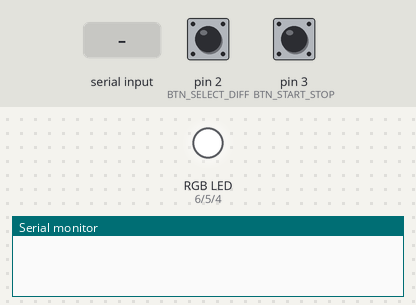
Simulated run of this program. Board: Arduino Uno, built with avr-gcc and run on an emulated ATmega328P. On the bench: an RGB LED mixed from three pins (HIGH = lit), the last lines printed to the serial monitor. Dashed ring = blinking. The test bench sets the inputs (shaded band); at power-on: pin 2 (BTN_SELECT_DIFF) HIGH, pin 3 (BTN_START_STOP) HIGH. Random numbers use the default seed unless the program sets one.

Above: at 1.2 s.
1.3 s: pin 2 (BTN_SELECT_DIFF) pulled LOW for 0.15 s
2.9 s: pin 3 (BTN_START_STOP) pulled LOW for 0.15 s
At 5.7 s:
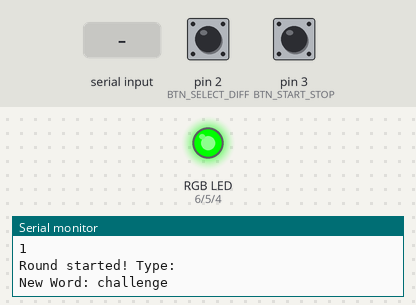
6.0 s: pin 3 (BTN_START_STOP) pulled LOW for 1 s
At 6.6 s:
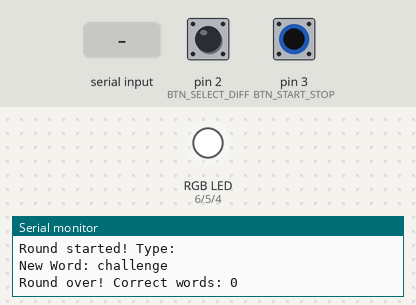
8.5 s: pin 2 (BTN_SELECT_DIFF) pulled LOW for 1 s
11.0 s: pin 2 (BTN_SELECT_DIFF) driven LOW and pin 3 (BTN_START_STOP) driven LOW
At 11.74 s:
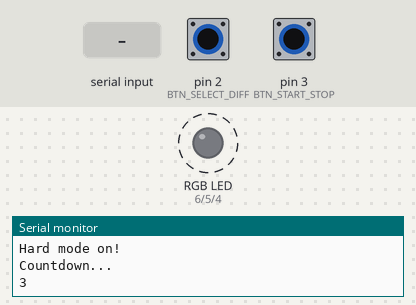
14.0 s: "1" received over Serial
At 15.1 s:
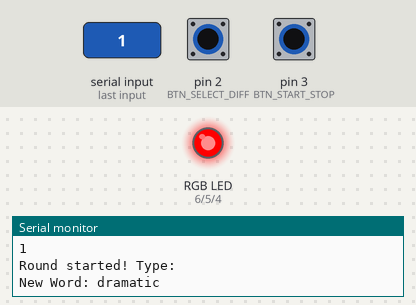
Timing chart, 0 to 44.5 s (numbered marks = the images above; inputs shaded):
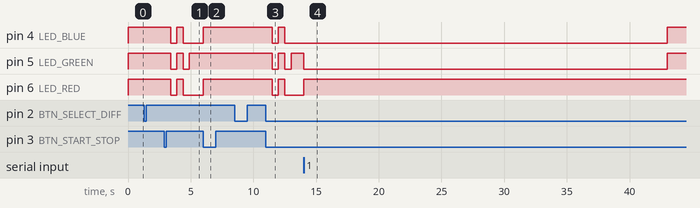

The program:

main.cpp
```cpp
#include <Arduino.h>

// constants
#define BAUD_RATE 115200
#define BTN_START_STOP 3
#define BTN_SELECT_DIFF 2
#define LED_RED 6
#define LED_GREEN 5
#define LED_BLUE 4

const unsigned long debounceDelay = 50;
const uint8_t secondsPerDifficulty[3] = {7, 6, 5};

// difficulties and LED colors
enum GameDifficulty { UNKNOWN = -1, EASY = 0, MEDIUM, HARD };
enum LedColor { COLOR_RED, COLOR_GREEN, COLOR_WHITE };

// dictionary
const char* wordList[] = {
  "advice", "horizon", "message", "reality", "dramatic", "strong",
  "progress", "treatment", "nature", "adventure", "technology", "tricky",
  "grief", "difficult", "challenge"
};
const uint8_t wordCount = sizeof(wordList) / sizeof(wordList[0]);

// state variables
volatile bool isRoundActive = false;
volatile bool isCountdownActive = false;
volatile bool shouldChangeWord = true;
volatile bool wordTypedCorrectly = false;

GameDifficulty gameDifficulty = UNKNOWN;
uint8_t correctWords = 0;
const char* currentWord = nullptr;
String playerInput = "";

// timers and counters
unsigned long lastDebounceStartStopTime = 0;
unsigned long lastDebounceDiffTime = 0;
unsigned long countdownStartTime = 0;
unsigned long lastCountdownToggleTime = 0;
unsigned long roundStartTime = 0;
unsigned long wordStartMillis = 0;
int countdownRemaining = 3;

// function declarations
void setRGBLed(LedColor color);
void handleStartStop();
void handleCycleDifficulty();
void manageCountdown();
void startRound();
void stopRound();
void manageRound();
void clearSerialBuffer();
const char* generateWord();
void resetGameState();

// set RGB LED to a specified color
void setRGBLed(LedColor color) {
  // turn off all LEDs initially
  digitalWrite(LED_RED, LOW);
  digitalWrite(LED_GREEN, LOW);
  digitalWrite(LED_BLUE, LOW);

  // set LED based on the specified color
  switch (color) {
    case COLOR_RED:
      digitalWrite(LED_RED, HIGH);
      break;
    case COLOR_GREEN:
      digitalWrite(LED_GREEN, HIGH);
      break;
    case COLOR_WHITE:
      digitalWrite(LED_RED, HIGH);
      digitalWrite(LED_GREEN, HIGH);
      digitalWrite(LED_BLUE, HIGH);
      break;
  }
}

// start/stop button handler
void handleStartStop() {
  unsigned long currentMillis = millis();
  if (currentMillis - lastDebounceStartStopTime > debounceDelay) { // debouncing
    lastDebounceStartStopTime = currentMillis;
    // check if the round is active
    if (isRoundActive) {
      stopRound();  // stop the round if it is currently active
    } else if (!isRoundActive && !isCountdownActive && gameDifficulty != UNKNOWN) {
      // start countdown if no round is active and difficulty is set
      isCountdownActive = true;
      countdownStartTime = millis();
      lastCountdownToggleTime = countdownStartTime;  // initialize toggle timer
      countdownRemaining = 3;
      Serial.println("Countdown...");
    }
  }
}

// difficulty button handler
void handleCycleDifficulty() {
  unsigned long currentMillis = millis();
  if (currentMillis - lastDebounceDiffTime > debounceDelay && !isRoundActive && !isCountdownActive) {
    lastDebounceDiffTime = currentMillis;
    gameDifficulty = static_cast<GameDifficulty>((gameDifficulty + 1) % 3);
    Serial.println(gameDifficulty == EASY ? "Easy mode on!" : gameDifficulty == MEDIUM ? "Medium mode on!" : "Hard mode on!");
  }
}

// countdown with LED blinking
void manageCountdown() {
  unsigned long currentMillis = millis();

  // toggle the white LED every 500 ms to create a blinking effect
  if ((currentMillis - lastCountdownToggleTime) >= 500) {
    lastCountdownToggleTime = currentMillis;
    // toggle the white LED state
    bool ledState = digitalRead(LED_RED) && digitalRead(LED_GREEN) && digitalRead(LED_BLUE);  // check if white is on
    if (ledState) {
      digitalWrite(LED_RED, LOW);
      digitalWrite(LED_GREEN, LOW);
      digitalWrite(LED_BLUE, LOW);
    } else {
      digitalWrite(LED_RED, HIGH);
      digitalWrite(LED_GREEN, HIGH);
      digitalWrite(LED_BLUE, HIGH);
    }
  }

  // countdown on terminal
  if ((currentMillis - countdownStartTime) >= (3000 - countdownRemaining * 1000)) {
    Serial.println(countdownRemaining);
    countdownRemaining--;
    if (countdownRemaining == 0) {
      startRound();
    }
  }
}

// start round function
void startRound() {
  setRGBLed(COLOR_GREEN);  // set LED to green for round start
  isCountdownActive = false;
  isRoundActive = true;
  shouldChangeWord = true;
  roundStartTime = millis();
  playerInput = "";
  correctWords = 0;
  clearSerialBuffer();
  Serial.println("Round started! Type: ");
}

// generating words with random() function
const char* generateWord() {
  return wordList[random(wordCount)];
}

// round flow
void manageRound() {
  if ((millis() - roundStartTime) >= 30000) { // 30s for one round
    stopRound();
    return;
  }

  if (shouldChangeWord) {
    currentWord = generateWord();
    Serial.println(String("\nNew Word: ") + currentWord);
    wordStartMillis = millis();
    shouldChangeWord = false;
  }

  if ((millis() - wordStartMillis) >= secondsPerDifficulty[gameDifficulty] * 1000 || wordTypedCorrectly) {
    wordTypedCorrectly = false;
    shouldChangeWord = true;
    playerInput = ""; // reset input for new word
  } else {
    if (Serial.available()) {
      char inputChar = Serial.read();

      if (inputChar == '\b' && playerInput.length() > 0) {  // handle backspace
        playerInput.remove(playerInput.length() - 1);  // remove last character from input
        Serial.print("\r");                  // move cursor to start of line
        Serial.print("                          ");  // print spaces to clear
        Serial.print("\r");  // return to start of line
        Serial.print(playerInput);  // re-print current input
      } else {
        playerInput += inputChar;   // append character to input
      }
      // if the full word is matched, mark word as correct and increase count
      if (strncmp(playerInput.c_str(), currentWord, playerInput.length()) == 0) {
        setRGBLed(COLOR_GREEN);  // green - correct
      } else {
        setRGBLed(COLOR_RED);  // red - incorrect
      }

      if (playerInput.equals(currentWord)) {
        wordTypedCorrectly = true;
        correctWords++; // increment correct words
      }
    }
  }
}

// stop round
void stopRound() {
  isRoundActive = false;
  Serial.print("\nRound over! Correct words: ");
  Serial.println(correctWords);
  setRGBLed(COLOR_WHITE);  // return LED to white
}

//
void clearSerialBuffer() {
  while (Serial.available()) Serial.read();
}

// reset game state
void resetGameState() {
  isRoundActive = false;
  isCountdownActive = false;
  correctWords = 0;
  setRGBLed(COLOR_WHITE);  // white LED again
}

void setup() {
  Serial.begin(BAUD_RATE);
  pinMode(LED_RED, OUTPUT);
  pinMode(LED_GREEN, OUTPUT);
  pinMode(LED_BLUE, OUTPUT);
  pinMode(BTN_START_STOP, INPUT_PULLUP);
  pinMode(BTN_SELECT_DIFF, INPUT_PULLUP);
  setRGBLed(COLOR_WHITE);  // start with white LED

  // interrupts to buttons
  attachInterrupt(digitalPinToInterrupt(BTN_START_STOP), handleStartStop, FALLING);
  attachInterrupt(digitalPinToInterrupt(BTN_SELECT_DIFF), handleCycleDifficulty, FALLING);

  randomSeed(analogRead(0));
  resetGameState();
}

void loop() {
  if (isCountdownActive) manageCountdown();
  else if (isRoundActive) manageRound();
}
```

Measured:
- after the input at 2.9 s, pin 4 (LED_BLUE), pin 6 (LED_RED): HIGH → LOW after 0.50 s, → HIGH 0.50 s later, → LOW 0.50 s later; pin 5 (LED_GREEN): alternates HIGH for 0.50 s and LOW for 0.50 s, 4 changes in all, then stays HIGH, starting after 0.50 s
- after the input at 6.0 s, pin 4 (LED_BLUE), pin 6 (LED_RED): LOW → HIGH at once
- after the input at 11.0 s, pin 4 (LED_BLUE), pin 6 (LED_RED): HIGH → LOW after 0.50 s, → HIGH 0.50 s later, → LOW 0.50 s later; pin 5 (LED_GREEN): alternates HIGH for 0.50 s and LOW for 0.50 s, starting after 0.50 s
- after the input at 14.0 s, pin 5 (LED_GREEN): HIGH → LOW at once, → HIGH 29.0 s later
